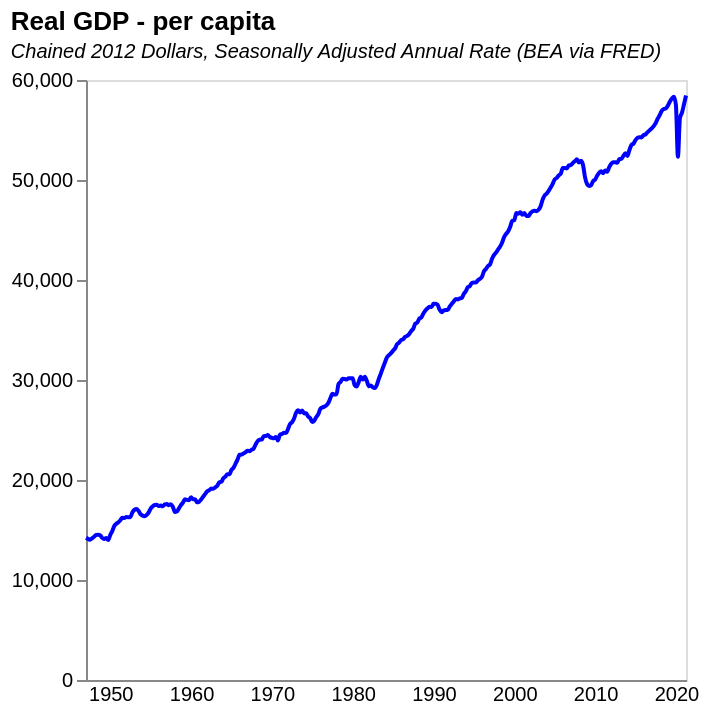

Specify this chart in Vega-Lite:
### Vega-Lite specification from a JSON file in a GitHub repository (floating-point values rounded to 4 significant figures; data arrays with more than 128 entries replaced by an {"elided": "..."} marker saying what was removed)
{"$schema": "https://vega.github.io/schema/vega-lite/v5.json", "description": "US 10y bond yield", "title": {"text": "Real GDP - per capita", "subtitle": "Chained 2012 Dollars, Seasonally Adjusted Annual Rate (BEA via FRED)", "subtitleFontStyle": "italic", "subtitleFontSize": 10, "anchor": "start", "color": "black"}, "data": {"values": {"elided": "298 records"}, "format": {"parse": {"date": "date"}}}, "height": 300, "width": 300, "mark": {"type": "line", "point": false, "interpolate": "monotone", "color": "blue"}, "encoding": {"x": {"field": "date", "type": "temporal", "axis": {"title": null, "grid": false, "labelSeparation": 10, "ticks": false}}, "y": {"field": "value", "type": "quantitative", "title": "", "axis": {"grid": false}}}}
